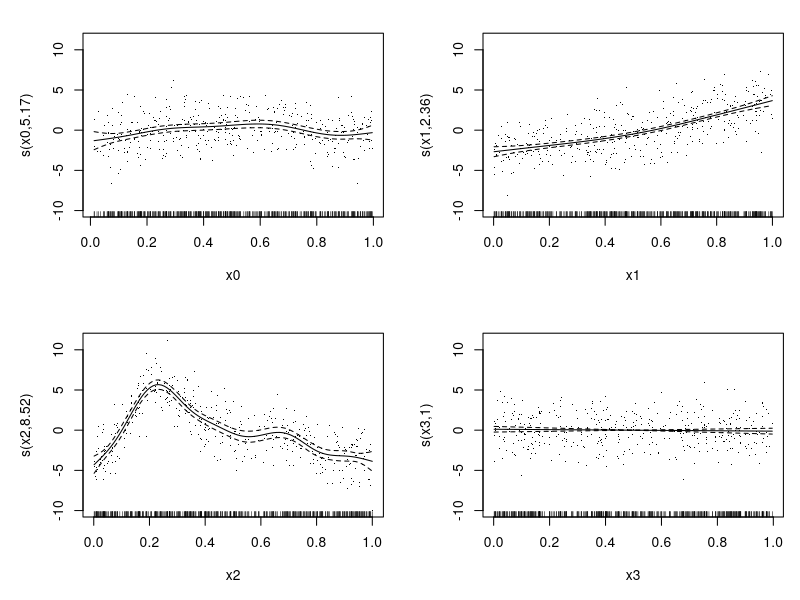
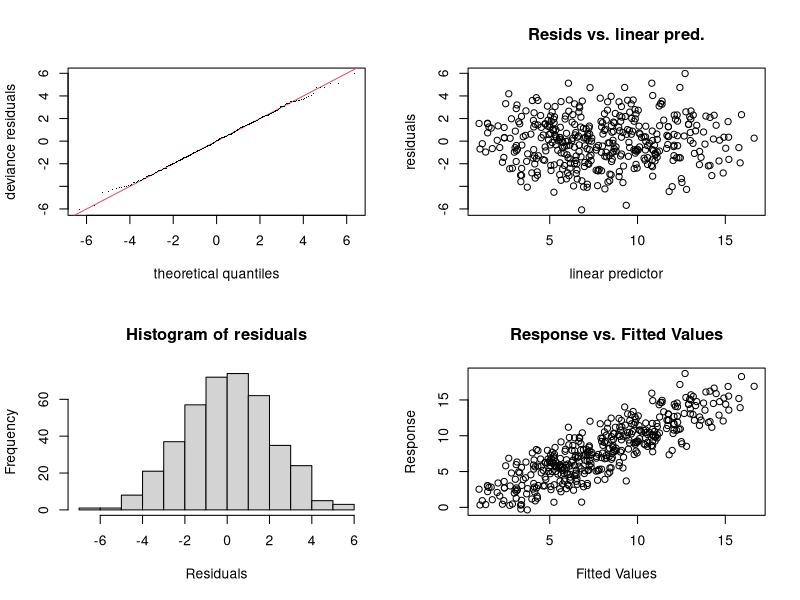
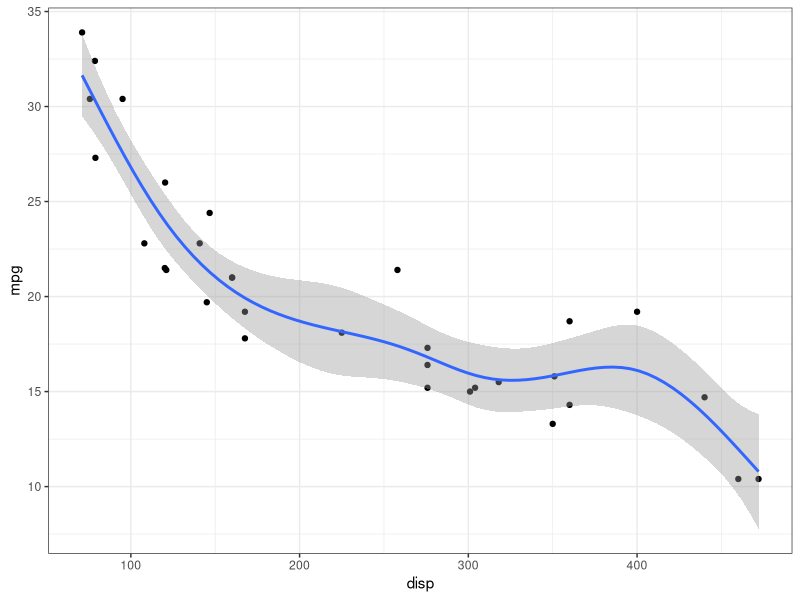
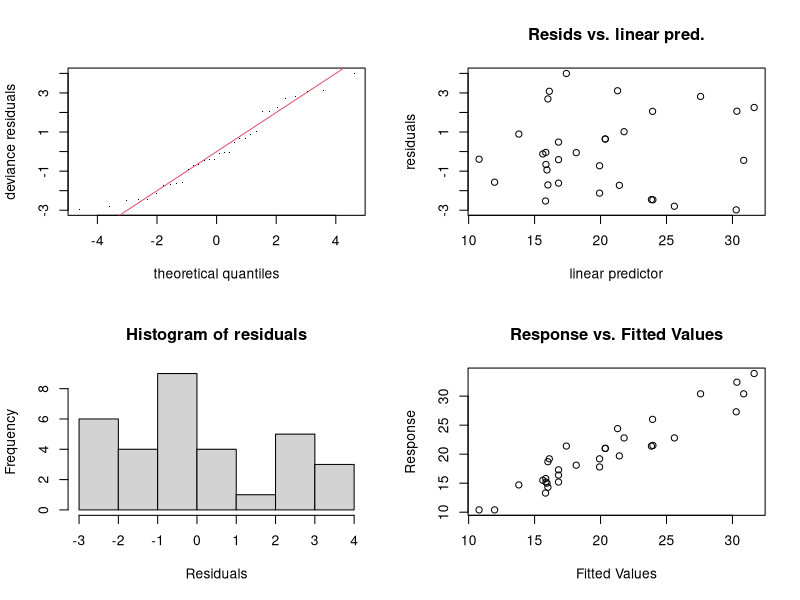
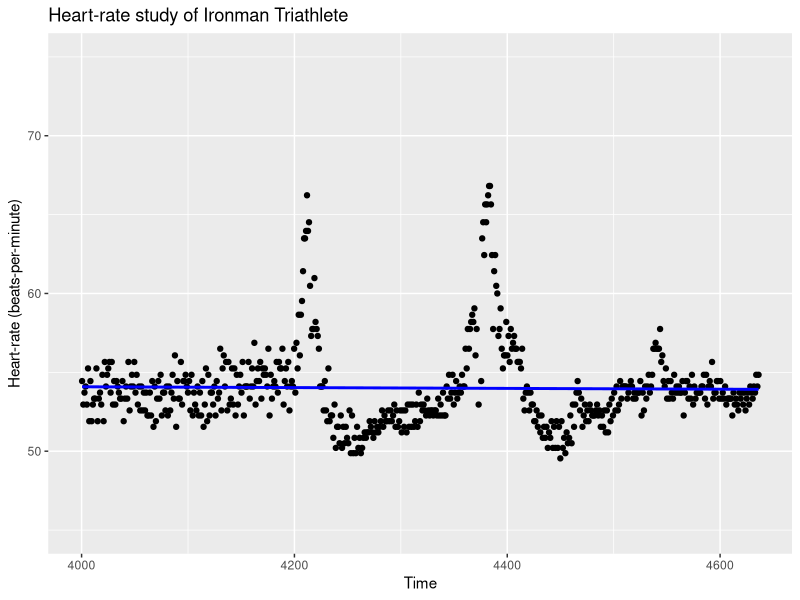
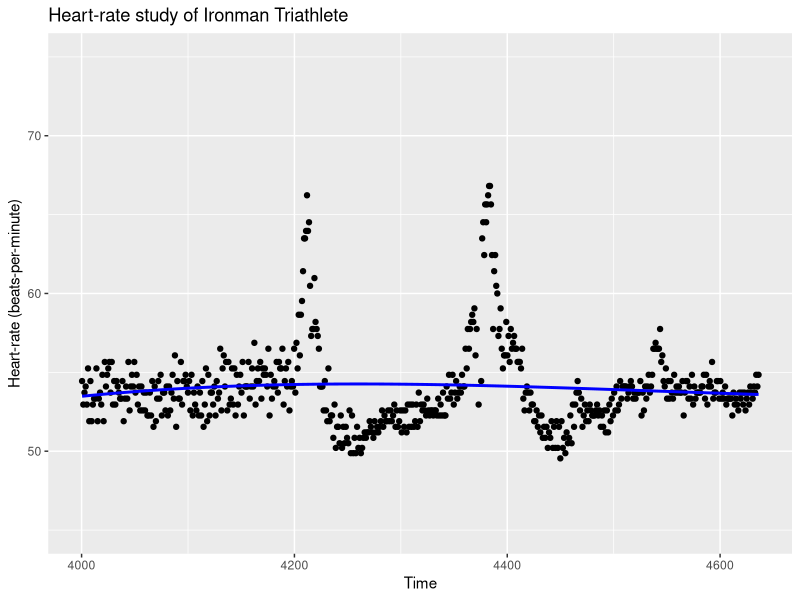
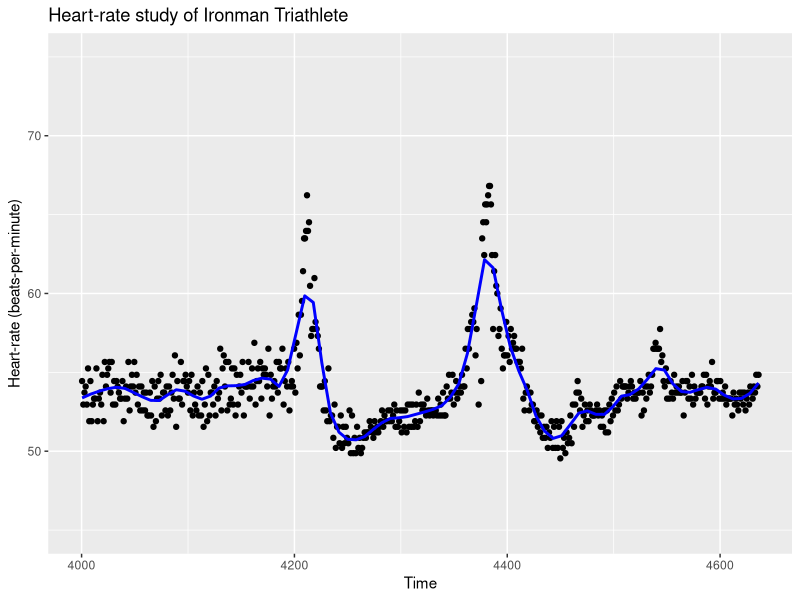
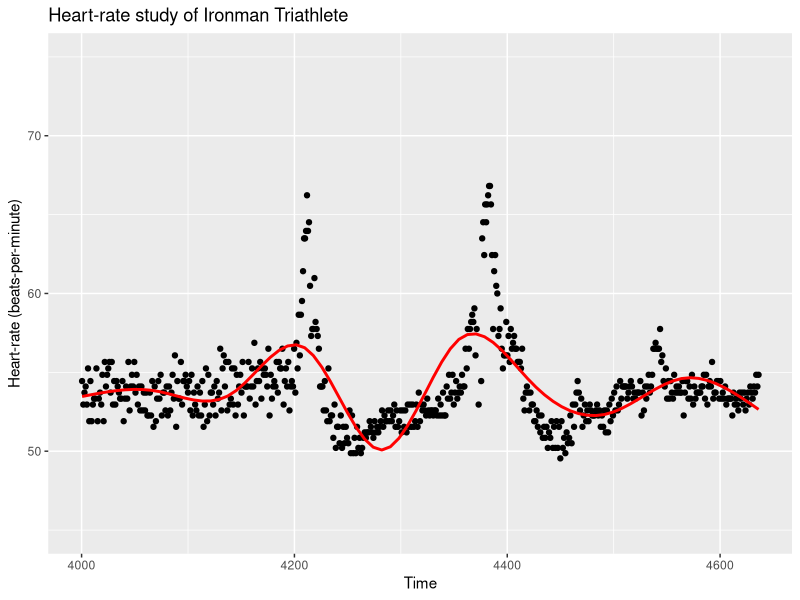

These figures' R source, in order:
## ---- chunk 1
knitr::opts_chunk$set(echo = TRUE, 
                      comment = NA, # Required
                      fig.path = "./figures/",  # Store all figures here in relative path (make the folder first)
                      fig.align = "center",
                      fig.width = 7,
                      fig.height = 7,
                      message = FALSE, # Turn off load messages
                      warning = FALSE # Turn off warnings
                      )
## ---- chunk 2
library(mgcv)
set.seed(0)
sim_data <- gamSim(1, n = 400, dist="normal", scale=2)
head(sim_data)
## ---- chunk 3
fit <- gam(y ~ s(x0) + s(x1) + s(x2) + s(x3), data = sim_data)
summary(fit)
## ---- chunk 4
plot(fit, pages=1, residuals=TRUE)
## ---- chunk 5
gam.check(fit)
## ---- chunk 6
data("mtcars")
mtcars_gam <- 
  gam(mpg ~ s(disp), data = mtcars, method = "REML")
summary(mtcars_gam)
## ---- chunk 7
library(ggplot2)
ggplot(data = mtcars, aes(x = disp, y = mpg)) +
  theme_bw() + geom_point() +
  geom_smooth(method = "gam", formula = y ~ s(x)) 
## ---- chunk 8
gam.check(mtcars_gam)
## ---- chunk 9

## ---- chunk 10
# Read dataset
i_df <- read.csv("./i9.csv", header = FALSE)
colnames(i_df) <- c("time", "hr")
i_df$time <- i_df$time - 42301.30
i_df <- i_df[ (i_df$time > 4000),]
i_df <- i_df[ !(i_df$hr > 80),]

p <- ggplot(i_df, aes(x=time, y=hr)) +
  geom_point() +
  labs(title = 'Heart-rate study of Ironman Triathlete',
       x = "Time", 
       y = "Heart-rate (beats-per-minute)") +
  ylim(45, 75)
## ---- chunk 11
# Show case for Yoga meditator
## ---- chunk 12
# Show case for Chi meditator
## ---- chunk 13
# Linear Model Fit (uses formula = y~x)
p + geom_smooth(method = 'lm', se=FALSE, color = 'blue')
## ---- chunk 14
# Model Fit adjusting splines
p + geom_smooth(method = 'lm', formula = y~splines::bs(x,3), se=FALSE, color = 'blue')
## ---- chunk 15
# Loess Model Fit 
p + stat_smooth(method = "loess", se = FALSE, span = 0.1,
                method.args = list(degree = 2), color = "blue", size = 1)
## ---- chunk 16
# GAM Model Fit (formula = y ~ s(x, bs = "cs"))
p + geom_smooth(method = 'gam', se=FALSE, color = 'red')
## ---- chunk 17
gam_fit <- gam(hr ~ s(time), data = i_df, method = "REML")
gam.check(gam_fit)
